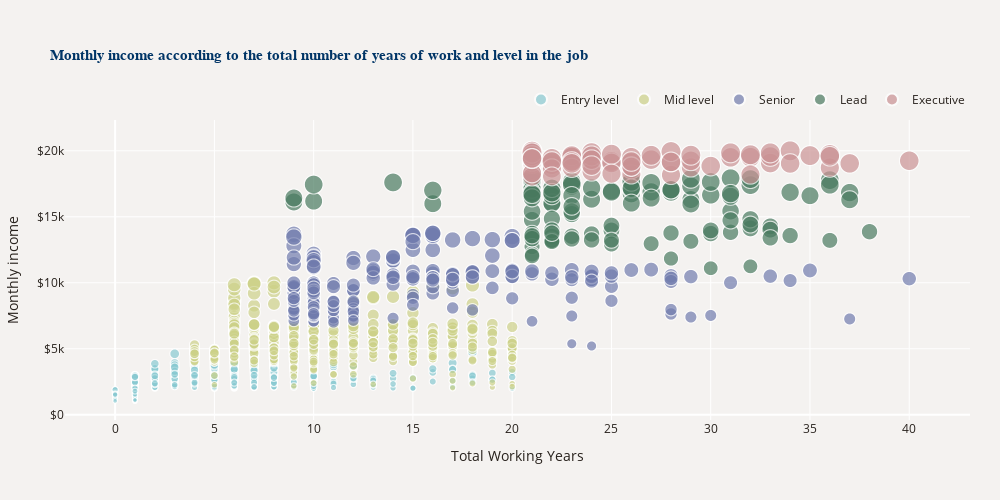

Notebook source saved alongside this figure:
### Markdown cell above
**Title:** Monthly income by total years of work and job rank

**Chart type:** Scatter plot

**Visualization:**

### Code cell
plot_df = df.copy()
plot_df["JobLevel"] = pd.Categorical(plot_df["JobLevel"]).rename_categories(
    ["Entry level", "Mid level", "Senior", "Lead", "Executive"]
)
col = ["#88C9D1", "#CCD188", "#707BAD", "#48795E", "#C99193"]
fig = px.scatter(
    plot_df,
    x="TotalWorkingYears",
    y="MonthlyIncome",
    color="JobLevel",
    size="MonthlyIncome",
    color_discrete_sequence=col,
    category_orders={
        "JobLevel": ["Entry level", "Mid level", "Senior", "Lead", "Executive"]
    },
)

fig.update_layout(
    legend=dict(orientation="h", yanchor="bottom", y=1.02, xanchor="right", x=1),
    title="<b>Monthly income according to the total number of years of work and level in the job </b>",
    title_font=dict(size=15, family="Verdana", color="#003566"),
    xaxis_title="Total Working Years",
    yaxis=dict(title="Monthly income", tickprefix="$"),
    legend_title="",
    font_color="#28221D",
    margin=dict(l=40, r=30, b=80, t=120),
    paper_bgcolor="#F4F2F0",
    plot_bgcolor="#F4F2F0",
    height=500,
    width=1000,
)
fig.show()

### Figure 1 — Plotly figure (JSON) as saved in the notebook; plotly's stock layout.template omitted (floating-point values rounded to 4 significant figures; data arrays with more than 128 entries replaced by an {"elided": "..."} marker saying what was removed)
{"data": [{"hovertemplate": "JobLevel=Entry level<br>TotalWorkingYears=%{x}<br>MonthlyIncome=%{marker.size}<extra></extra>", "legendgroup": "Entry level", "marker": {"color": "#88C9D1", "size": {"elided": "543 int values"}, "sizemode": "area", "sizeref": 50.0, "symbol": "circle"}, "mode": "markers", "name": "Entry level", "showlegend": true, "type": "scattergl", "x": {"elided": "543 int values"}, "xaxis": "x", "y": {"elided": "543 int values"}, "yaxis": "y"}, {"hovertemplate": "JobLevel=Mid level<br>TotalWorkingYears=%{x}<br>MonthlyIncome=%{marker.size}<extra></extra>", "legendgroup": "Mid level", "marker": {"color": "#CCD188", "size": {"elided": "534 int values"}, "sizemode": "area", "sizeref": 50.0, "symbol": "circle"}, "mode": "markers", "name": "Mid level", "showlegend": true, "type": "scattergl", "x": {"elided": "534 int values"}, "xaxis": "x", "y": {"elided": "534 int values"}, "yaxis": "y"}, {"hovertemplate": "JobLevel=Senior<br>TotalWorkingYears=%{x}<br>MonthlyIncome=%{marker.size}<extra></extra>", "legendgroup": "Senior", "marker": {"color": "#707BAD", "size": {"elided": "218 int values"}, "sizemode": "area", "sizeref": 50.0, "symbol": "circle"}, "mode": "markers", "name": "Senior", "showlegend": true, "type": "scattergl", "x": {"elided": "218 int values"}, "xaxis": "x", "y": {"elided": "218 int values"}, "yaxis": "y"}, {"hovertemplate": "JobLevel=Lead<br>TotalWorkingYears=%{x}<br>MonthlyIncome=%{marker.size}<extra></extra>", "legendgroup": "Lead", "marker": {"color": "#48795E", "size": [15427, 14756, 13503, 13872, 17328, 16959, 17181, 13734, 16792, 16064, 16872, 13496, 17584, 13525, 16015, 17068, 13964, 15992, 16659, 14336, 13212, 16555, 14118, 17046, 17861, 16835, 13237, 16184, 16595, 16627, 15402, 14814, 13770, 11103, 16856, 17639, 16752, 17159, 16307, 13826, 11836, 14275, 17924, 17099, 14852, 13194, 17444, 17399, 13973, 12742, 13726, 13320, 17650, 16756, 17665, 16885, 17465, 12169, 13120, 13758, 17048, 17856, 17779, 16124, 13577, 17123, 16880, 17861, 14026, 13142, 13695, 13402, 13247, 16799, 17328, 14732, 16422, 17169, 16598, 17007, 16032, 16328, 16606, 14411, 16437, 17567, 11245, 15202, 16413, 13966, 17426, 17603, 15972, 15379, 12936, 16704, 12965, 16291, 15787, 13225, 16823, 17174, 17875, 13341, 13570, 12031], "sizemode": "area", "sizeref": 50.0, "symbol": "circle"}, "mode": "markers", "name": "Lead", "showlegend": true, "type": "scattergl", "x": [31, 21, 22, 38, 23, 25, 21, 21, 22, 22, 28, 21, 21, 23, 22, 21, 25, 16, 30, 25, 36, 31, 32, 28, 26, 37, 22, 10, 22, 21, 21, 32, 28, 30, 34, 30, 26, 22, 29, 31, 28, 33, 31, 26, 22, 22, 10, 32, 22, 21, 30, 23, 26, 31, 23, 27, 23, 21, 22, 22, 28, 32, 36, 9, 34, 21, 25, 21, 33, 29, 24, 33, 24, 21, 29, 31, 9, 26, 35, 16, 26, 24, 23, 32, 21, 27, 32, 23, 27, 30, 36, 14, 29, 23, 25, 21, 27, 37, 23, 25, 22, 24, 29, 21, 21, 21], "xaxis": "x", "y": [15427, 14756, 13503, 13872, 17328, 16959, 17181, 13734, 16792, 16064, 16872, 13496, 17584, 13525, 16015, 17068, 13964, 15992, 16659, 14336, 13212, 16555, 14118, 17046, 17861, 16835, 13237, 16184, 16595, 16627, 15402, 14814, 13770, 11103, 16856, 17639, 16752, 17159, 16307, 13826, 11836, 14275, 17924, 17099, 14852, 13194, 17444, 17399, 13973, 12742, 13726, 13320, 17650, 16756, 17665, 16885, 17465, 12169, 13120, 13758, 17048, 17856, 17779, 16124, 13577, 17123, 16880, 17861, 14026, 13142, 13695, 13402, 13247, 16799, 17328, 14732, 16422, 17169, 16598, 17007, 16032, 16328, 16606, 14411, 16437, 17567, 11245, 15202, 16413, 13966, 17426, 17603, 15972, 15379, 12936, 16704, 12965, 16291, 15787, 13225, 16823, 17174, 17875, 13341, 13570, 12031], "yaxis": "y"}, {"hovertemplate": "JobLevel=Executive<br>TotalWorkingYears=%{x}<br>MonthlyIncome=%{marker.size}<extra></extra>", "legendgroup": "Executive", "marker": {"color": "#C99193", "size": [19094, 18947, 19545, 18740, 18844, 18172, 19537, 19926, 19033, 18722, 19999, 19232, 19517, 19068, 19202, 19436, 19045, 19144, 18665, 19272, 18300, 19406, 19197, 19566, 18041, 19502, 18200, 19513, 19141, 19189, 19859, 18430, 19246, 19419, 18303, 19973, 19845, 19237, 19627, 19626, 19943, 18606, 19081, 19740, 18711, 18265, 18213, 18824, 18789, 19847, 19190, 18061, 19187, 19717, 19701, 19586, 19331, 19613, 19049, 19658, 19833, 19038, 19328, 19392, 19665, 19161, 19636, 19431, 18880], "sizemode": "area", "sizeref": 50.0, "symbol": "circle"}, "mode": "markers", "name": "Executive", "showlegend": true, "type": "scattergl", "x": [26, 22, 23, 29, 30, 28, 23, 21, 21, 36, 34, 22, 32, 33, 25, 22, 37, 28, 22, 21, 21, 24, 21, 33, 21, 31, 32, 26, 23, 22, 24, 24, 40, 21, 21, 21, 33, 29, 23, 21, 28, 26, 25, 25, 23, 25, 26, 26, 26, 31, 26, 22, 23, 36, 32, 36, 27, 24, 23, 27, 21, 34, 24, 21, 29, 28, 35, 21, 24], "xaxis": "x", "y": [19094, 18947, 19545, 18740, 18844, 18172, 19537, 19926, 19033, 18722, 19999, 19232, 19517, 19068, 19202, 19436, 19045, 19144, 18665, 19272, 18300, 19406, 19197, 19566, 18041, 19502, 18200, 19513, 19141, 19189, 19859, 18430, 19246, 19419, 18303, 19973, 19845, 19237, 19627, 19626, 19943, 18606, 19081, 19740, 18711, 18265, 18213, 18824, 18789, 19847, 19190, 18061, 19187, 19717, 19701, 19586, 19331, 19613, 19049, 19658, 19833, 19038, 19328, 19392, 19665, 19161, 19636, 19431, 18880], "yaxis": "y"}], "layout": {"font": {"color": "#28221D"}, "height": 500, "legend": {"itemsizing": "constant", "orientation": "h", "title": {"text": ""}, "tracegroupgap": 0, "x": 1, "xanchor": "right", "y": 1.02, "yanchor": "bottom"}, "margin": {"b": 80, "l": 40, "r": 30, "t": 120}, "paper_bgcolor": "#F4F2F0", "plot_bgcolor": "#F4F2F0", "title": {"font": {"color": "#003566", "family": "Verdana", "size": 15}, "text": "<b>Monthly income according to the total number of years of work and level in the job </b>"}, "width": 1000, "xaxis": {"anchor": "y", "domain": [0, 1], "title": {"text": "Total Working Years"}}, "yaxis": {"anchor": "x", "domain": [0, 1], "tickprefix": "$", "title": {"text": "Monthly income"}}}}
